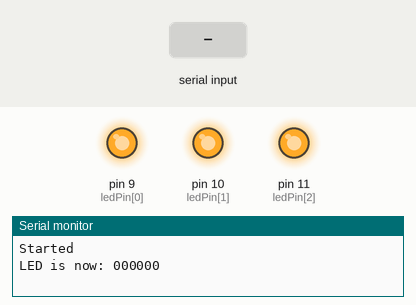
Recording of a sketch running on a simulated Arduino Uno, built with avr-gcc and run on an emulated ATmega328P. Shown: output pins drawn as LEDs (lit = HIGH), the last lines printed to the serial monitor. Inputs (shaded band) come from the test bench.

Above: at 2.2 s.
2.3 s: "1" received over Serial
At 2.7 s:
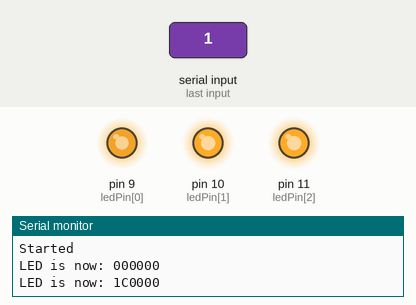
3.8 s: "2" received over Serial
At 5.0 s:
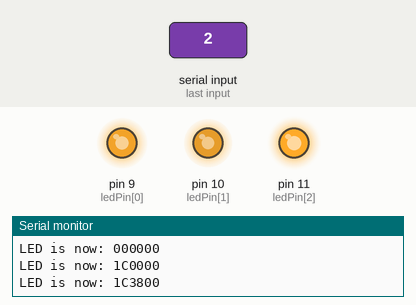
5.3 s: "1" received over Serial
At 6.2 s:
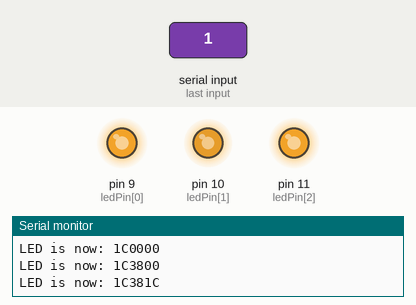
Timing chart, 0 to 8.3 s (numbered marks = the images above; inputs shaded):
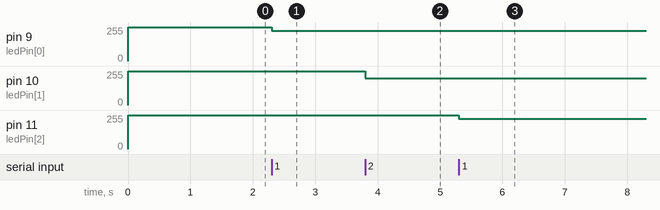

Measured:
- after the input at 2.3 s, pin 9 (ledPin[0]): 255/255 → 227/255 at once
- after the input at 3.8 s, pin 10 (ledPin[1]): 255/255 → 199/255 at once
- after the input at 5.3 s, pin 11 (ledPin[2]): 255/255 → 227/255 at once

The sketch:

seventhProject_v2.ino
```cpp
int ledPin[] = {9,10,11};
int ledLevels[] = {0,0,0};
byte currentColor = 0;

void setup()
{
  Serial.begin(9600);
  Serial.println("Started");
  setColor();
  delay(1000);
}

void loop()
{
  if(Serial.available() > 0)
  {
    int incoming = Serial.read();
    if (incoming >= '0' && incoming <= '9')
    {
      ledLevels[currentColor] = map(incoming,'0','9',0,255);
      setColor();
      currentColor = ((currentColor + 1) % 3);
    }
  }
}

void setColor()
{
  Serial.print("LED is now: ");
  for(int i=0;i<3;i++)
  {
    analogWrite(ledPin[i],255-ledLevels[i]);
    if(ledLevels[i] < 16)
    {
      Serial.print("0");
    }
    Serial.print(ledLevels[i],HEX);
  }
  Serial.println();
}
```
